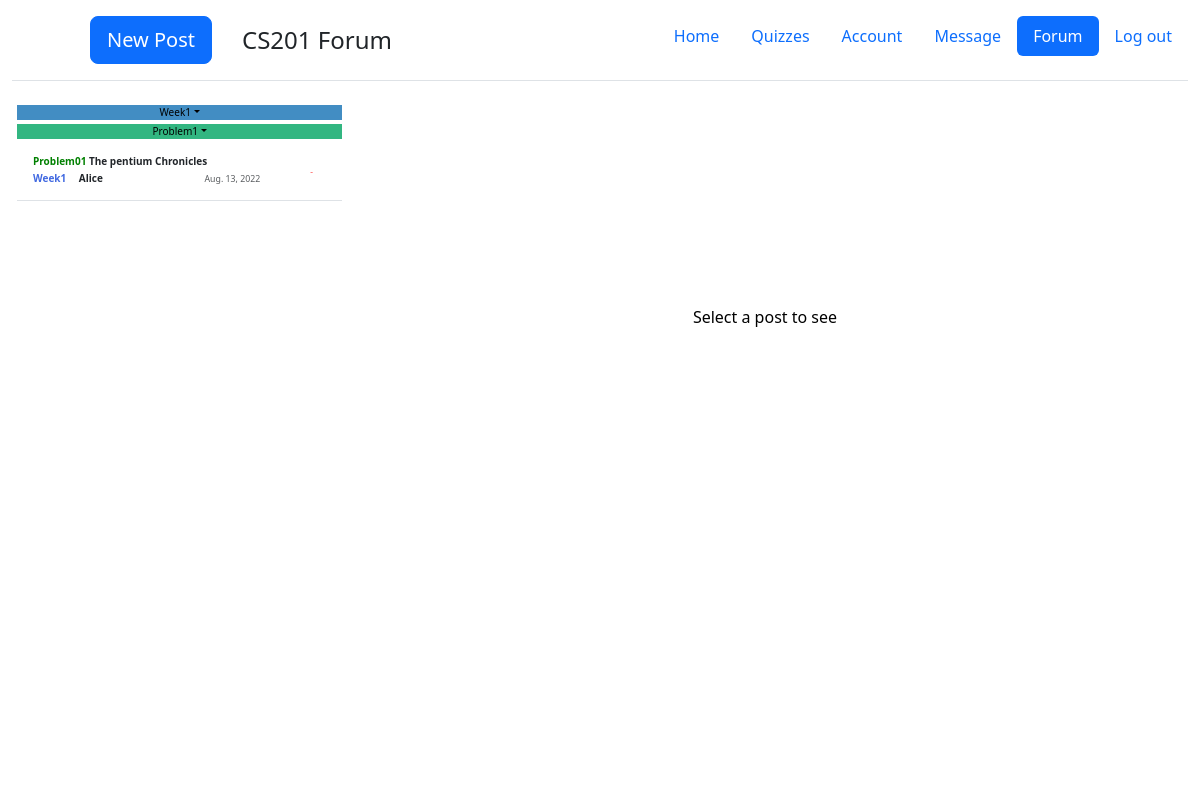
The app's page /cs201/forum101 (signed in), older data.
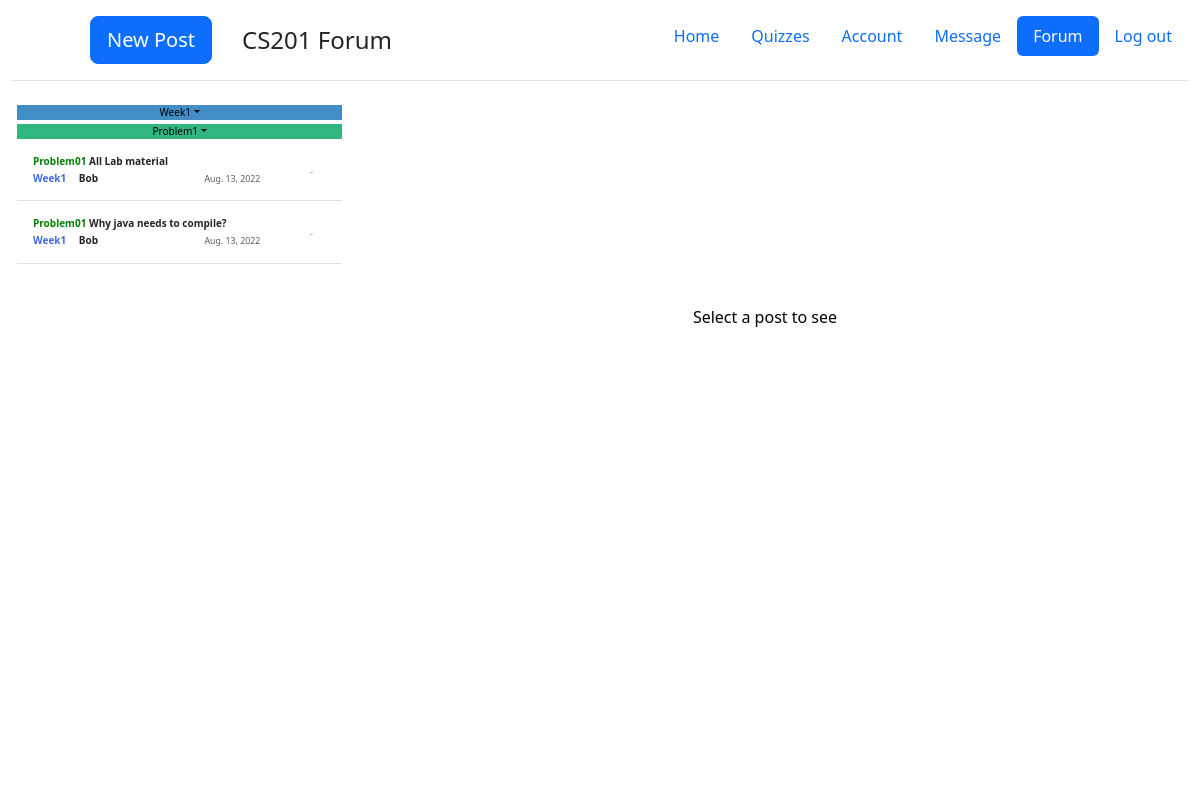
The same page, newer data.
### forum/models.py (models this page shows, shortened)
class Post(models.Model):
    text=models.TextField()
    author_name= models.CharField(max_length=50)
    author_netid = models.CharField(max_length=8)
    pub_date = models.DateTimeField(default=datetime.datetime.strptime('2022-7-26 6:00','%Y-%m-%d %H:%M').astimezone(datetime.timezone(datetime.timedelta(hours=0))))
    title = models.CharField(max_length=100)
    level = models.IntegerField(default=0) # Asynchorons or Shown to everyone or show to staff
    question_id = models.IntegerField(default=0) #
    category = models.IntegerField(default=0) # This is the week id

### forum/views.py (the view)
# urls.py: path('<str:filt>', views.forum,name='forum'),
def forum(request,filt):
    context={}
    student = Student.objects.get(student_netid=request.user.username)
    post_seen = list(map(int,list(filter(lambda x:x!='',student.forum_seen.split(',')))))
    comment_seen = list(map(int,(list(filter(lambda x: x!="", student.comment_seen.split(','))))))
    post_star = list(map(int,(list(filter(lambda x: x!="", student.forum_star.split(','))))))
    if filt == 'All':
        context['post']=Post.objects.all().order_by('-pub_date')
    elif filt =='Star':
        post = [Post.objects.get(id=star_id) for star_id in post_star]
        context['post']= post
    elif filt[0:2]=='We':
        week = int(filt[4:])
        context['post'] = Post.objects.filter(question_id__gte=week*100 ,question_id__lte=(week+1)*100).order_by('-pub_date')
        context['first']=filt
        context['problem'] = Questiondict.objects.filter(question_id__gte=week*100 ,question_id__lte=(week+1)*100).order_by('question_id')
    else :
        question_id = int(filt)
        week = int(filt[0:1])
        context['post'] = Post.objects.filter(question_id=question_id).order_by('-pub_date')
        context['problem']=Questiondict.objects.filter(question_id__gte=100*week,question_id__lte=100*(week+1)).order_by('question_id')
        context['first']="Week"+str(week)
    context['post_star']=post_star
    context['post_seen']=post_seen
    context['filt']=filt
    context['comment_seen']= [Comment.objects.get(id=comment_id).post_id for comment_id in comment_seen]
    return render(request, 'forum/forum.html',context)

### quiz/templatetags/my_tags.py (called while the page is built, shortened)
@register.filter
def date(date):
    return date.date()

@register.filter
def show_category(level):
    if level==0:
        return 'Week1'

@register.filter
def show_question(question_id):
    s = str(question_id)[1:]
    return 'Problem'+s

@register.filter
def title1(name):
    if name[0:2]!='We' and name[0:2]!='St' and name[0:2]!='Al':
        return 'Week' + str(name[0:1])
    return name

@register.filter
def title2(name):
    if name[0:2]=='We':
        return 'All'
    return 'Problem' + str(int(name[1:]))

### forum/templates/forum/forum.html (shortened to what the changed rows need)
<!doctype html>
<html lang="en" class="h-100">
  <head>
{% load static %}
{% load my_tags%}
<link rel = "stylesheet" type ="text/css" href = "{% static 'quiz/bootstrap/css/bootstrap.min.css' %}">
<link rel = "stylesheet" type ="text/css" href = "{% static 'simple_judge/cover.css' %}">
<link rel = "stylesheet" type ="text/css" href = "{% static 'forum/sidebars.css' %}">
  </head>
  <body class="d-flex h-100 text-center text-black bg-white">
    <div class="container-fluid d-flex w-100 h-100  mx-auto flex-column" style='width:1800px'>
    <main class="d-flex ">
              <div class="d-flex flex-column align-items-stretch flex-shrink-0 bg-white" style="width: 325px;font-size:10px;margin-left:5px;" id ='sidebar'>
                <div class="list-group list-group-flush border-bottom scrollarea" style="overflow:auto;white-space:nowrap" id='siding'>
                  {% for c in post %}
                  <button  class="list-group-item list-group-item-action py-3 lh-sm  " id="{{c.id}}" aria-current="true" onclick='another({{c.id}})'>
                    <div class="d-flex w-100 align-items-center justify-content-between">
                      <strong class="mb-1" style="overflow: hidden;text-overflow: ellipsis;word-break:keep-all;white-space:nowrap;display:block;">
                        <strong style='color:green'>{{c.question_id|show_question}}</strong> {{c.title}}</strong>
                    </div>
                                      <div class='row'>
                                        <div class="col-md-6 " style="overflow: hidden;text-overflow: ellipsis;word-break:keep-all;white-space:nowrap;display:block;text-align:left">
                                          <a style='color:red' name='category'><strong>{{c.category|show_category}}</strong></a>
                                          {% if c.level == 0 %}
                                            <strong style='margin-left:10px' name='colorauthor'>{{c.author_name}}</strong>
                                          {% else %}
                                            <strong style='margin-left:10px' name='colorauthor'>Anonymous</strong>
                                          {% endif %}
                                        </div>
                                          <div class ='col-md-4' style=''>
                                            <small class="text-muted" style=''>{{c.pub_date|date}}</small>
                                          </div>
                                            <div class='col-md-2 ' style='font-size:1px'>
                                              {% if c.id in post_seen%}
                                              <strong style='color:red;display:inline' id='status'>New</strong>
                                              {% else %}
                                                      {% if c.id in comment_seen %}
                                                      <strong style='color:orange;font-size:100%' id ='comment' >Update</strong>
                                                      {% endif %}
                                              {% endif %}
                                            </div>
                                      </div>
                    </button>
                  {%endfor%}
                </div>
              </div>
    </main>
</div>
  </body>
</html>

Row changes from the older to the newer data that the page shows:
removed Post: question_id|show_question "Problem01", title "The pentium Chronicles", category|show_category "Week1", author_name "Alice", pub_date "Aug. 13, 2022"
added Post: question_id|show_question "Problem01", title "All Lab material", category|show_category "Week1", author_name "Bob", pub_date "Aug. 13, 2022"
added Post: question_id|show_question "Problem01", title "Why java needs to compile?", category|show_category "Week1", author_name "Bob", pub_date "Aug. 13, 2022"
